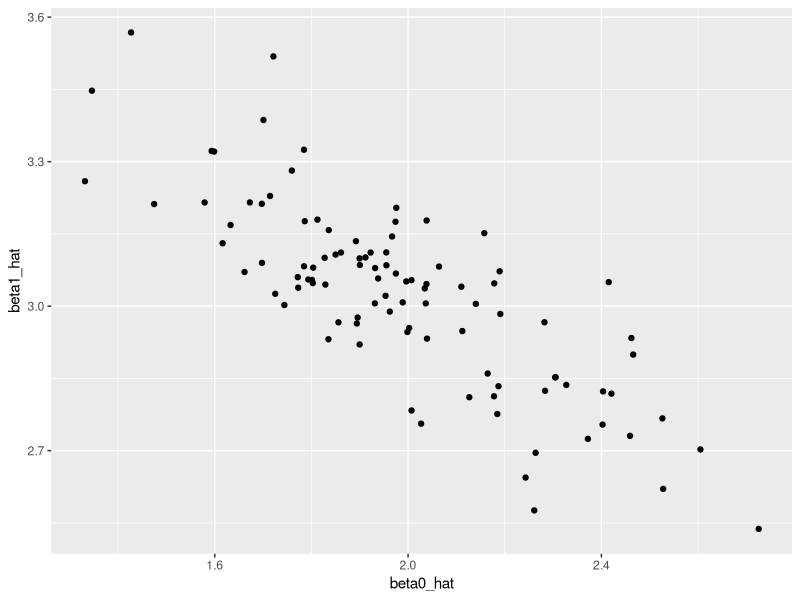
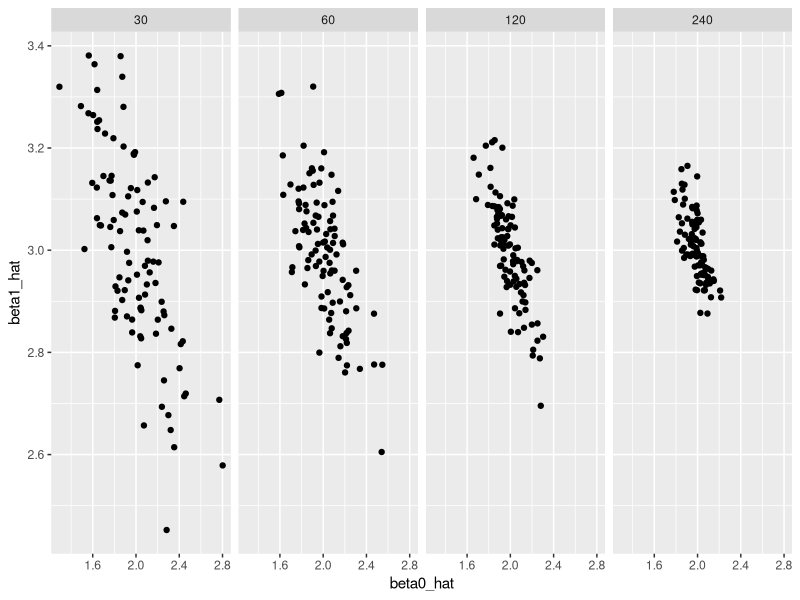

Write the R code that produced these figures, in order.
## ---- chunk 1
library(tidyverse)

knitr::opts_chunk$set(
  fig.width = 6,
  fig.asp = .6,
  out.width = "90%"
)
## ---- chunk 2
sim_regression = function(n, beta0 = 2, beta1 = 3) {
  
  sim_data = tibble(
    x = rnorm(n, mean = 1, sd = 1),
    y = beta0 + beta1 * x + rnorm(n, 0, 1)
  )
  
  ls_fit = lm(y ~ x, data = sim_data)
  
  tibble(
    beta0_hat = coef(ls_fit)[1],
    beta1_hat = coef(ls_fit)[2]
  )
}
## ---- chunk 3
sim_regression(n = 30, 2, 3)
## ---- chunk 4
output = vector("list", length = 100)

for (i in 1:100) {
  
  output[[i]] = sim_regression(30, 2, 3)
  
}

results = output %>% 
  bind_rows
## ---- chunk 5
results %>% 
  summarize(mean_b0 = mean(beta0_hat),
            mean_b1 = mean(beta1_hat))

results %>% 
  ggplot(aes(x = beta0_hat, y = beta1_hat)) +
  geom_point()
## ---- chunk 6
results = rerun(1000, sim_regression(30, 2, 3)) %>% 
  bind_rows()
## ---- chunk 7
n_list = list("n_30"  = 30, # different sample size
              "n_60"  = 60, 
              "n_120" = 120, 
              "n_240" = 240)
output = vector("list", length = 4)

for (i in 1:4) {
  output[[i]] = rerun(100, sim_regression(n = n_list[[i]])) %>% 
    bind_rows
}

## ---- chunk 8
simulate_n_regressions = function(n_runs = 100, n, beta0 = 2, beta1 = 3) {
  
  rerun(n_runs, sim_regression(n, beta0, beta1)) %>% 
    bind_rows()
}
simulate_n_regressions(100, 30, 3, 2)
## ---- chunk 9
map(n_list, ~simulate_n_regressions(100, .x, 2, 3))  # repeat in different sample size in the list
sim_results = 
  tibble(sample_size = c(30, 60, 120, 240)) %>% 
  mutate(estimate_dfs = map(.x = sample_size, ~simulate_n_regressions(n = .x))) %>% 
  unnest
sim_results
## ---- chunk 10
sim_results %>% 
  group_by(sample_size) %>% 
  summarize(emp_var_b1 = var(beta1_hat))

sim_results %>% 
  ggplot(aes(x = beta0_hat, y = beta1_hat)) +
  geom_point() +
  facet_grid(~sample_size)
